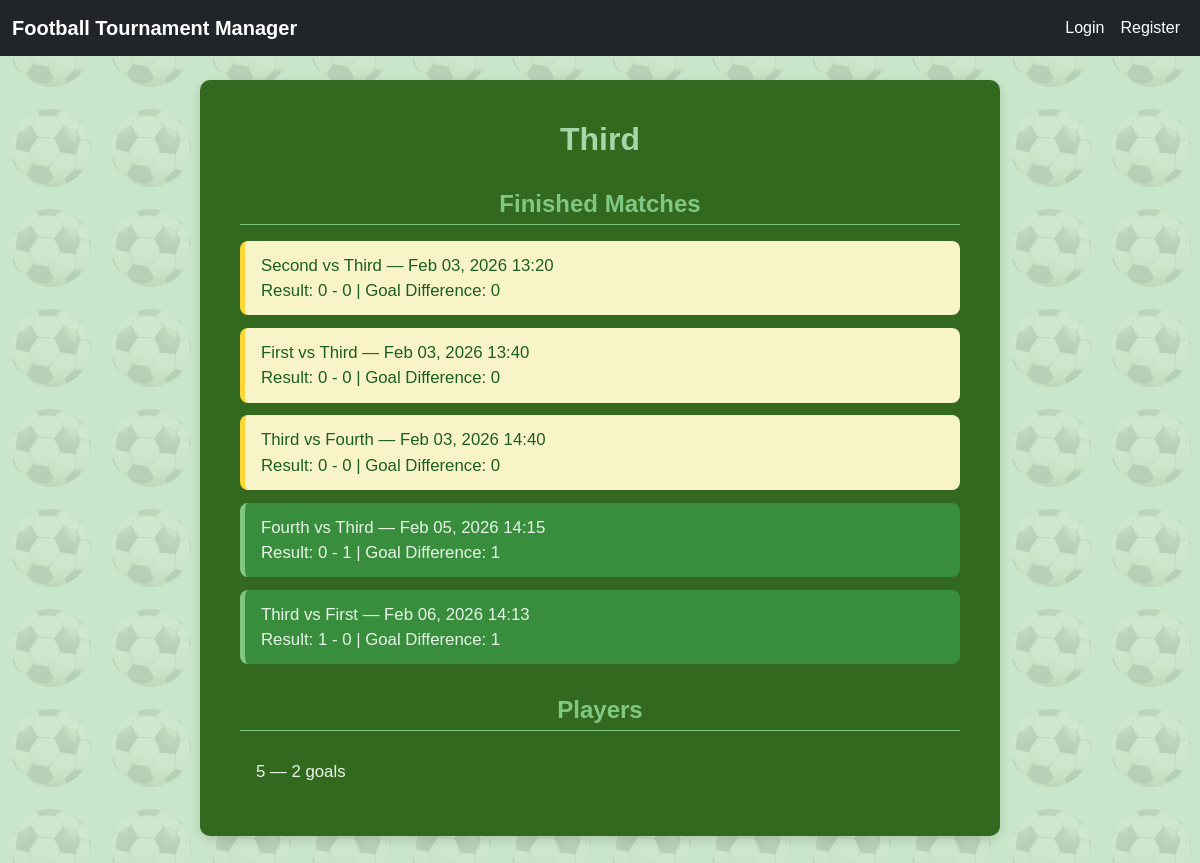
Before: /tournament/24/teams/144/ with the older database file.
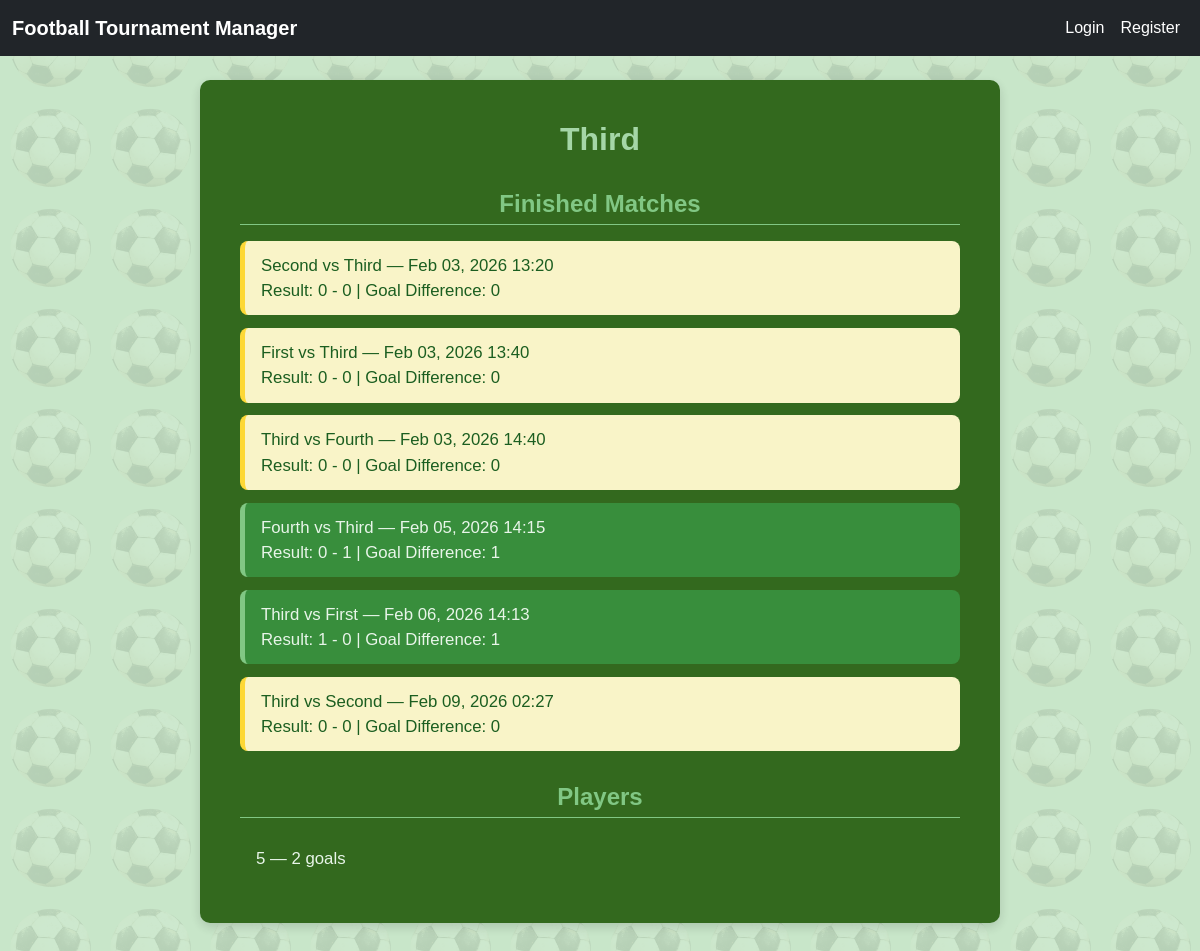
After: the same page with the newer database file.
### tournamentapp/models.py (models this page shows, shortened)
class Match(models.Model):
    tournament = models.ForeignKey(
        Tournament,
        on_delete=models.CASCADE,
        related_name='matches'
    )
    home_team = models.ForeignKey(Team, on_delete=models.CASCADE, related_name='home_matches')
    away_team = models.ForeignKey(Team, on_delete=models.CASCADE, related_name='away_matches')
    home_score = models.PositiveIntegerField(default=0)
    away_score = models.PositiveIntegerField(default=0)
    is_finished = models.BooleanField(default=False)
    start_time = models.DateTimeField()
    field = models.ForeignKey(
        Field,
        on_delete=models.PROTECT,
        null=False,
        blank=False,
        )
    class Meta:
        unique_together = ('home_team', 'away_team', 'start_time')
        ordering = ['start_time']
        verbose_name = "Match"
        verbose_name_plural = "Matches"

class Team(models.Model):
    name = models.CharField(
        max_length=100,
        verbose_name="Team Name",
        )
    tournament = models.ForeignKey(
        Tournament,
        on_delete=models.CASCADE,
        related_name='teams'
    )
    logo = models.ImageField(
        upload_to='team_logos/',
        blank=True,
        null=True,
        verbose_name="Team Logo",
        )
    tournament_points = models.PositiveIntegerField(
        default=0,
        verbose_name="Tournament Points",
        )
    match_points = models.PositiveIntegerField(
        default=0,
        verbose_name="Match Points",
        )
    class Meta:
        unique_together = ('name', 'tournament')

class Player(models.Model):
    name = models.CharField(
        max_length=100,
        help_text="Enter the player's name or jersey number.",
        verbose_name="Player Name",
        blank=False,
        null=False,
        )
    team = models.ForeignKey(
        Team,
        on_delete=models.CASCADE,
        related_name='players',
        verbose_name="Team",
        help_text="Select the team this player belongs to.",
        blank=False,
        null=False,
        )
    goals = models.PositiveIntegerField(
        default=0,
        verbose_name="Goals Scored",
        help_text="Total goals scored by the player."
        )
    own_goals = models.PositiveIntegerField(
        default=0,
        verbose_name="Own Goals",
        help_text="Total own goals scored by the player.")
    yellow_cards = models.PositiveIntegerField(
        default=0,
        verbose_name="Yellow Cards",
        help_text="Total yellow cards received by the player."
        )
    red_cards = models.PositiveIntegerField(
        default=0
        )
    is_allowed_to_play = models.BooleanField(
        default=True,
        verbose_name="Allowed to Play",
        help_text="Indicates if the player is allowed to play in the next match.")
    class Meta:
        unique_together = ('name', 'team')
        verbose_name = "Player"
        verbose_name_plural = "Players"

### tournamentapp/views.py (the view)
# urls.py: path('tournament/<int:tournament_id>/teams/<int:pk>/', TeamDetailView.as_view(), name='team-detail'),
class TeamDetailView(DetailView):
    model = Team
    template_name = 'teams/team_detail.html'
    context_object_name = 'team'
    def get_object(self, queryset=None):
        tournament_id = self.kwargs.get('tournament_id')
        team_pk = self.kwargs.get('pk')
        tournament = get_object_or_404(Tournament, pk=tournament_id)
        team = get_object_or_404(Team, pk=team_pk, tournament=tournament)
        return team
    def get_context_data(self, **kwargs):
        context = super().get_context_data(**kwargs)
        team = self.object
        all_matches = Match.objects.filter(
            Q(home_team=team) | Q(away_team=team)
        ).order_by('start_time')
        finished_matches = []
        for match in all_matches.filter(is_finished=True):
            is_home = match.home_team == team
            team_score = match.home_score if is_home else match.away_score
            opponent_score = match.away_score if is_home else match.home_score
            if team_score > opponent_score:
                match.result = 'win'
            elif team_score < opponent_score:
                match.result = 'loss'
            else:
                match.result = 'draw'
            match.goal_difference = abs(team_score - opponent_score)
            finished_matches.append(match)
        context['finished_matches'] = finished_matches
        context['upcoming_matches'] = all_matches.filter(is_finished=False)
        context['players'] = team.players.all()
        context['tournament'] = team.tournament
        return context

### tournamentapp/context_processors.py (called while the page is built)
def current_tournament(request):
    tournament = Tournament.objects.first()
    return {'tournament': tournament}

### tournamentapp/templates/teams/team_detail.html
{% extends 'base.html' %}
{% block content %}
<div class="container team-detail-container">
    <h1 class="page-title">{{ team.name }}</h1>
    <h2 class="matches-title">Finished Matches</h2>
    {% if finished_matches %}
        <ul class="match-list">
            {% for match in finished_matches %}
                <li class="match-item match-{{ match.result }}">
                    <a href="{% url 'match-detail' tournament.id match.id %}" class="match-link">
                        {{ match.home_team.name }} vs {{ match.away_team.name }} —
                        {{ match.start_time|date:"M d, Y H:i" }} <br>
                        Result: {{ match.home_score }} - {{ match.away_score }} |
                        Goal Difference: {{ match.goal_difference }}
                    </a>
                </li>
            {% endfor %}
        </ul>
    {% else %}
        <p>No finished matches for this team.</p>
    {% endif %}
    <h2 class="players">Players</h2>
    {% if players %}
    <ul class="player-list">
        {% for player in players %}
            <li class="player-stats">
                {{ player.name }} — {{ player.goals }} goal{{ player.goals|pluralize }}
            </li>
        {% endfor %}
    </ul>
    {% else %}
        <p></p>
    {% endif %}
{% endblock %}

Changed rows visible on the page:
added Match: home_team.name "Third", away_team.name "Second", start_time "Feb 09, 2026 02:27", home_score "0", away_score "0", goal_difference "0"
